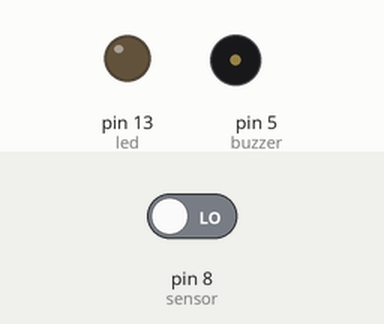
This sketch was run on a simulated Arduino Uno, built with avr-gcc and run on an emulated ATmega328P. Parts: output pins drawn as LEDs (lit = HIGH), buzzer (waves = sounding). The test bench sets the inputs (shaded band); at power-on: pin 8 (sensor) LOW.

Above: at 1.2 s.
1.3 s: pin 8 (sensor) driven HIGH
At 1.6 s:
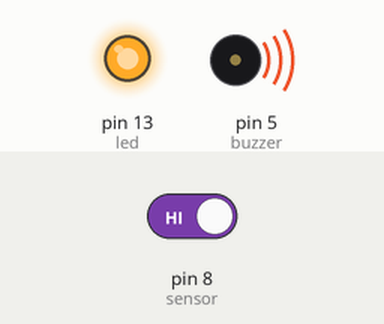
At 2.2 s:
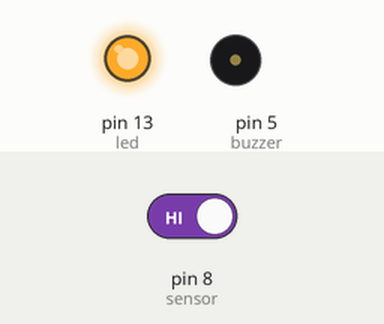
Timing chart, 0 to 9.8 s (numbered marks = the images above; inputs shaded):
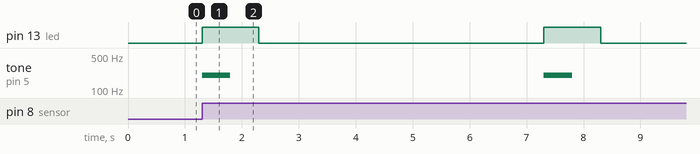

Measured:
- after the input at 1.3 s, pin 13 (led): alternates HIGH for 1.0 s and LOW for 5.0 s, starting at once; tone on pin 5 (buzzer): alternates 200 Hz for 0.50 s and silent for 5.5 s, starting at once

The sketch:

motionDetectorTest4.ino
```cpp
/*
 * motionDetectorTest4
 *
 * This is a program that uses a PIR detector, an LED light and a Piezo buzzer.
 * When the PIR detector finds any motion around it, the LED lignt will be set HIGH and the buzzer will be played once.
 *
 */

const int led = 13;   // LED light
const int sensor = 8; // PIR detector
const int buzzer = 5; // Piezo buzzer

const long interval = 500;  // term between each blink and beep
const long waiting = 5000;  // term between loop() functions

void setup() {
  pinMode(sensor, INPUT);
  pinMode(led, OUTPUT);
  pinMode(buzzer, OUTPUT);

}

void loop() {

  // when a motion is detected
  if (digitalRead(sensor)) {

    // set LED light HIGH and play the connected buzzer
    digitalWrite(led, HIGH);
    tone(buzzer, 200, interval);
    delay(interval);

    // turn off the buzzer and LED light
    noTone(buzzer);
    delay(interval);
    digitalWrite(led, LOW);
    digitalWrite(sensor, LOW);

    // wait for seconds until next detection
    delay(waiting);

  }

}
```
